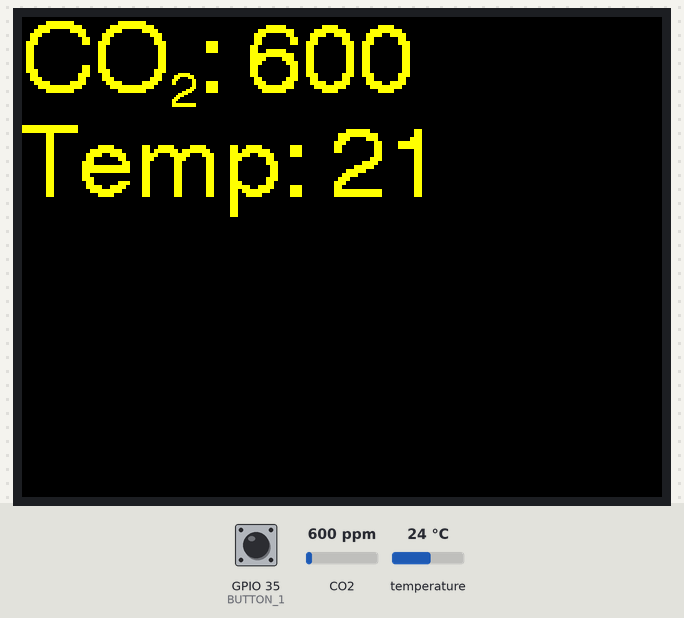
Simulated run of this program. Board: ESP32. Parts: 320×240 colour display. Inputs (shaded band) come from the test bench; at power-on: GPIO 35 (BUTTON_1) HIGH, CO2 600 ppm, temperature 24 °C.

Above: at 1.3 s.
1.4 s: GPIO 35 (BUTTON_1) pulled LOW for 0.15 s
At 1.9 s:
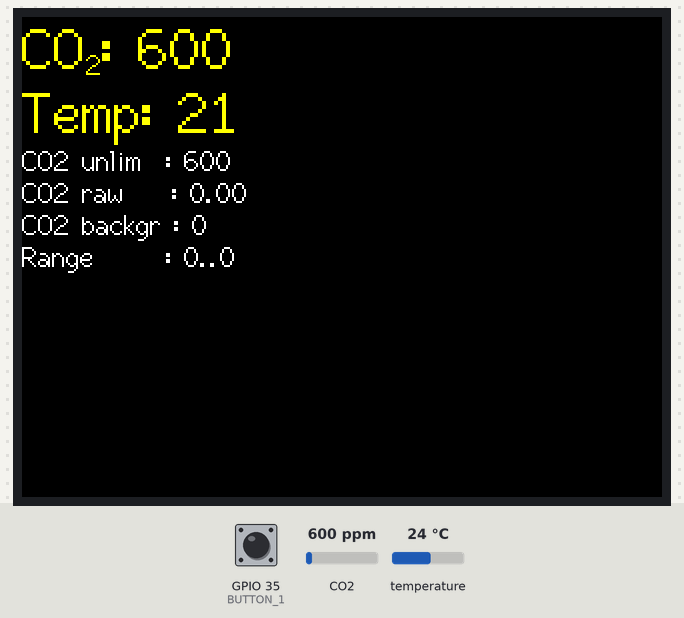
3.0 s: GPIO 35 (BUTTON_1) pulled LOW for 1 s
At 3.5 s:
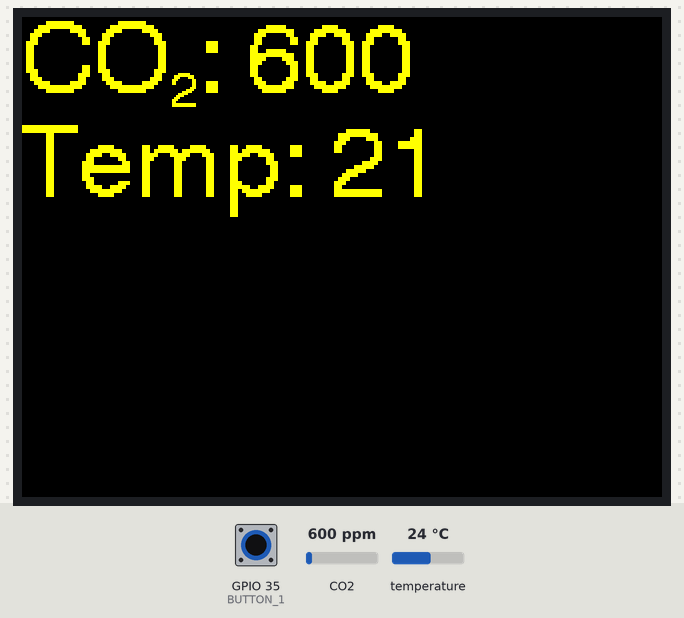
5.5 s: GPIO 35 (BUTTON_1) pulled LOW for 3.2 s
At 6.2 s:
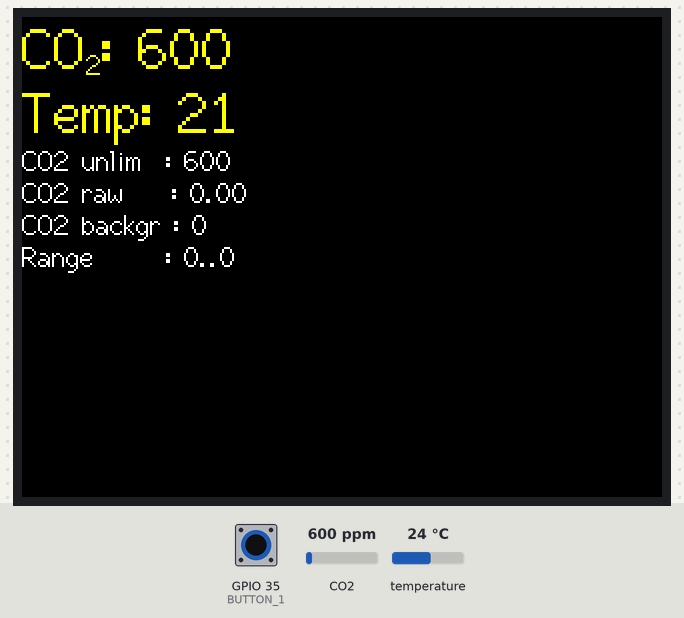
10.2 s: GPIO 35 (BUTTON_1) pulsed LOW 2 times (0.12 s each, 0.3 s apart)
At 10.46 s:
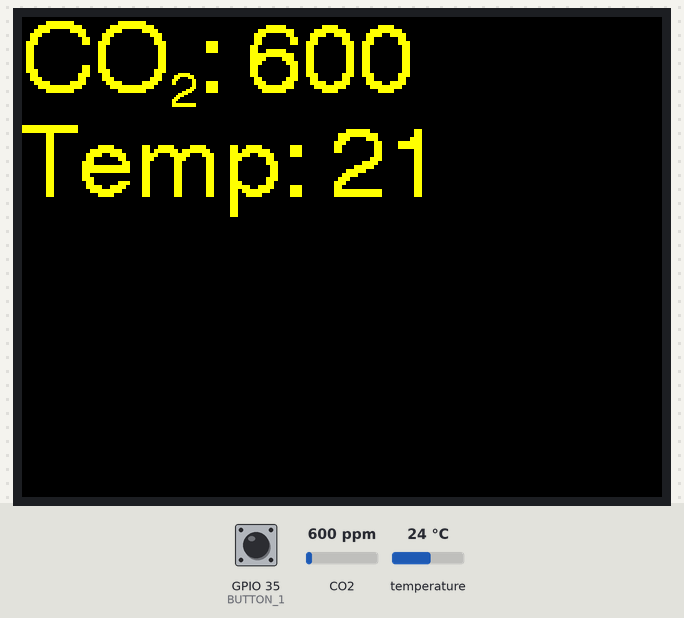
Timing chart, 0 to 13.2 s (numbered marks = the images above; inputs shaded):
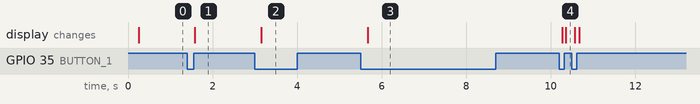

Measured:
- after the input at 1.4 s, the display: changes after 0.18 s (image 1)
- after the input at 3.0 s, the display: changes after 0.15 s (image 2)
- after the input at 5.5 s, the display: changes after 0.18 s (image 3)
- after the input at 10.2 s, the display: first changes after 0.07 s (image 4 shows a later state)

The program:

main.cpp
```cpp
#define USE_WifWaf

#include <TFT_eSPI.h> // Graphics and font library for ILI9341 driver chip
#include <SPI.h>
#ifdef USE_WifWaf
#include <MHZ19.h>
#else
#include <MHZ19_uart.h>
#endif
#include <Button2.h>
#include "./co2screen.h"


#define BUTTON_1        35
#define BUTTON_2        0
#define TFT_BL          4  // Display backlight control pin

CO2Screen tft = CO2Screen(4);  // Invoke library
Button2 btn1(BUTTON_1);
Button2 btn2(BUTTON_2);
int tft_rotation = 3;
int screen = 1;
int max_screen = 2;

const int rx_pin = 26;  //Serial rx pin no
const int tx_pin = 27; //Serial tx pin no

#ifdef USE_WifWaf
HardwareSerial hserial(1);
MHZ19 mhz19;
#else
MHZ19_uart mhz19;
#endif

int idx_shift = 23;
void draw_screen()
{
  int co2ppm =
#ifdef USE_WifWaf
  mhz19.getCO2(false);
#else
  mhz19.getPPM();
#endif
  int temp = mhz19.getTemperature();

  tft.Clear();
  switch(screen)
  {
      case 1: // main screen - CO2 + temp
      {
          tft.PrintCo2(co2ppm);
          tft.PrintTemp(temp);
          break;
      }
      case 2:
      {
          tft.setTextFont(2);
          tft.PrintCo2(co2ppm);
          tft.PrintTemp(temp);
#ifdef USE_WifWaf
          tft.setTextSize(1);
          tft.setTextColor(TFT_WHITE);
          tft.printf("CO2 unlim  : %d\n", mhz19.getCO2(true));
          tft.printf("CO2 raw    : %.2f\n", mhz19.getCO2Raw());
          tft.printf("CO2 backgr : %d\n", mhz19.getBackgroundCO2());
          tft.printf("Range      : 0..%d\n", mhz19.getRange());
#endif

      }
  }
#ifdef USE_WifWaf
#endif
}


void button_init()
{
    btn1.setPressedHandler([](Button2 & b)
    {
      if (++screen > max_screen) screen = 1;
      draw_screen();
    });

    btn2.setPressedHandler([](Button2 & b)
    {
        mhz19.calibrateZero();
    });
}

/*----------------------------------------------------------
    MH-Z19 CO2 sensor  setup
  ----------------------------------------------------------*/
void setup()
{

  Serial.begin(115200);
#ifdef USE_WifWaf
  hserial.begin(9600, SERIAL_8N1, rx_pin, tx_pin);
  mhz19.begin(hserial);
#else
  mhz19.begin(rx_pin, tx_pin);
  mhz19.setAutoCalibration(false);
#endif
  button_init();

#ifndef USE_WifWaf
  int n = 10;
  while(mhz19.isWarming() && --n > 0)
  {
    Serial.print("MH-Z19 now warming up...  status:");Serial.println(mhz19.getStatus());
    delay(1000);
  }
#endif
}

/*----------------------------------------------------------
    MH-Z19 CO2 sensor  loop
  ----------------------------------------------------------*/
int zzz = 0;
void loop()
{

  if (zzz-- == 0)
  {
    draw_screen();
    zzz = 5000000;
  }
  btn1.loop();
  btn2.loop();
}
```

co2screen.h
```cpp
#ifndef __CO2SCREEN__
#define __CO2SCREEN__

class CO2Screen: public TFT_eSPI
{
    public:
    CO2Screen(int font = 4):
        TFT_eSPI(),
        m_font(font)
    {
        init();
        setRotation(3);
        setTextFont(m_font);
    }
    void Clear(int color = TFT_BLACK)
    {
        fillScreen(color);
        setCursor(0, 0);
        setTextFont(m_font);
        setTextSize(1);

    }

    void PrintCo2(int co2ppm, int idx_shift = 0)
    {
        if (co2ppm < 600)
            setTextColor(TFT_GREEN);
        else if (co2ppm < 1000)
            setTextColor(TFT_YELLOW);
        else
            setTextColor(TFT_RED);
        setTextSize(textsize + 1);
        int big_fnt_height = fontHeight();
        printf("CO");

        setTextSize(textsize - 1);
        int small_fnt_height = fontHeight();
        idx_shift = big_fnt_height - small_fnt_height - idx_shift;
        setCursor(getCursorX(), getCursorY() + idx_shift);
        printf("2");
        setTextSize(textsize+1);
        setCursor(getCursorX(), getCursorY() - idx_shift);
        printf(": %d\n", co2ppm);
        setTextSize(textsize - 1);
    }
    void PrintTemp(int temp, int temp_shift = -3)
    {
        setTextSize(textsize + 1);
        temp += temp_shift;
        setTextColor(TFT_SKYBLUE);
        if (temp < 18)
            setTextColor(TFT_SKYBLUE);
        else if (temp < 24)
            setTextColor(TFT_YELLOW);
        else
            setTextColor(TFT_ORANGE);
        printf("Temp: %d\n", temp);
        setTextSize(textsize - 1);
    }

    private:
        int m_font;
};

#endif
```
